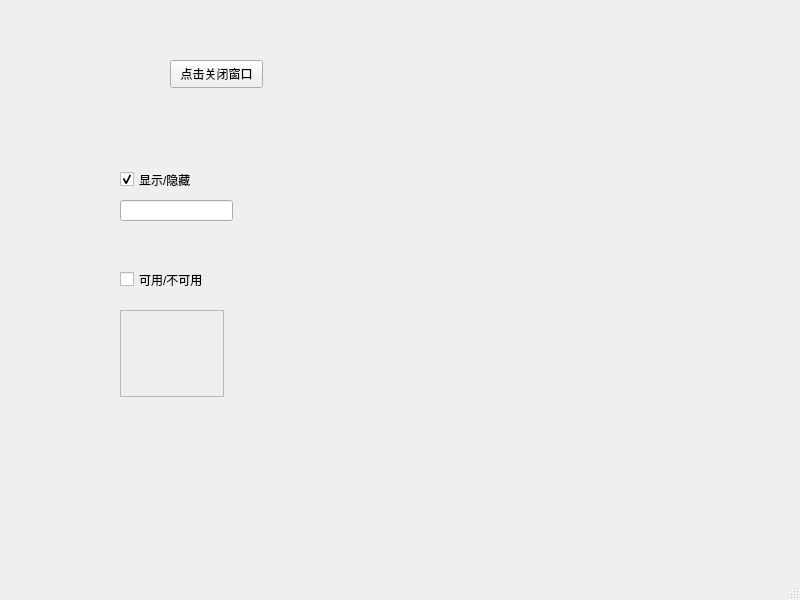
<?xml version="1.0" encoding="UTF-8"?>
<ui version="4.0">
 <class>MainWindow</class>
 <widget class="QMainWindow" name="MainWindow">
  <property name="enabled">
   <bool>true</bool>
  </property>
  <property name="geometry">
   <rect>
    <x>0</x>
    <y>0</y>
    <width>800</width>
    <height>600</height>
   </rect>
  </property>
  <property name="windowTitle">
   <string>MainWindow</string>
  </property>
  <widget class="QWidget" name="centralwidget">
   <widget class="QPushButton" name="pushButton">
    <property name="geometry">
     <rect>
      <x>170</x>
      <y>60</y>
      <width>93</width>
      <height>28</height>
     </rect>
    </property>
    <property name="text">
     <string>点击关闭窗口</string>
    </property>
   </widget>
   <widget class="QCheckBox" name="checkBox">
    <property name="geometry">
     <rect>
      <x>120</x>
      <y>170</y>
      <width>91</width>
      <height>19</height>
     </rect>
    </property>
    <property name="text">
     <string>显示/隐藏</string>
    </property>
    <property name="checked">
     <bool>true</bool>
    </property>
   </widget>
   <widget class="QCheckBox" name="checkBox_2">
    <property name="enabled">
     <bool>true</bool>
    </property>
    <property name="geometry">
     <rect>
      <x>120</x>
      <y>270</y>
      <width>121</width>
      <height>19</height>
     </rect>
    </property>
    <property name="text">
     <string>可用/不可用</string>
    </property>
    <property name="checked">
     <bool>false</bool>
    </property>
   </widget>
   <widget class="QLineEdit" name="lineEdit">
    <property name="geometry">
     <rect>
      <x>120</x>
      <y>200</y>
      <width>113</width>
      <height>21</height>
     </rect>
    </property>
   </widget>
   <widget class="QTextEdit" name="textEdit">
    <property name="enabled">
     <bool>false</bool>
    </property>
    <property name="geometry">
     <rect>
      <x>120</x>
      <y>310</y>
      <width>104</width>
      <height>87</height>
     </rect>
    </property>
   </widget>
  </widget>
  <widget class="QMenuBar" name="menubar">
   <property name="geometry">
    <rect>
     <x>0</x>
     <y>0</y>
     <width>800</width>
     <height>26</height>
    </rect>
   </property>
  </widget>
  <widget class="QStatusBar" name="statusbar"/>
 </widget>
 <resources/>
 <connections>
  <connection>
   <sender>pushButton</sender>
   <signal>clicked()</signal>
   <receiver>MainWindow</receiver>
   <slot>close()</slot>
   <hints>
    <hint type="sourcelabel">
     <x>232</x>
     <y>105</y>
    </hint>
    <hint type="destinationlabel">
     <x>367</x>
     <y>233</y>
    </hint>
   </hints>
  </connection>
  <connection>
   <sender>checkBox</sender>
   <signal>toggled(bool)</signal>
   <receiver>lineEdit</receiver>
   <slot>setVisible(bool)</slot>
   <hints>
    <hint type="sourcelabel">
     <x>154</x>
     <y>203</y>
    </hint>
    <hint type="destinationlabel">
     <x>157</x>
     <y>237</y>
    </hint>
   </hints>
  </connection>
  <connection>
   <sender>checkBox_2</sender>
   <signal>toggled(bool)</signal>
   <receiver>textEdit</receiver>
   <slot>setEnabled(bool)</slot>
   <hints>
    <hint type="sourcelabel">
     <x>197</x>
     <y>297</y>
    </hint>
    <hint type="destinationlabel">
     <x>189</x>
     <y>362</y>
    </hint>
   </hints>
  </connection>
 </connections>
</ui>
